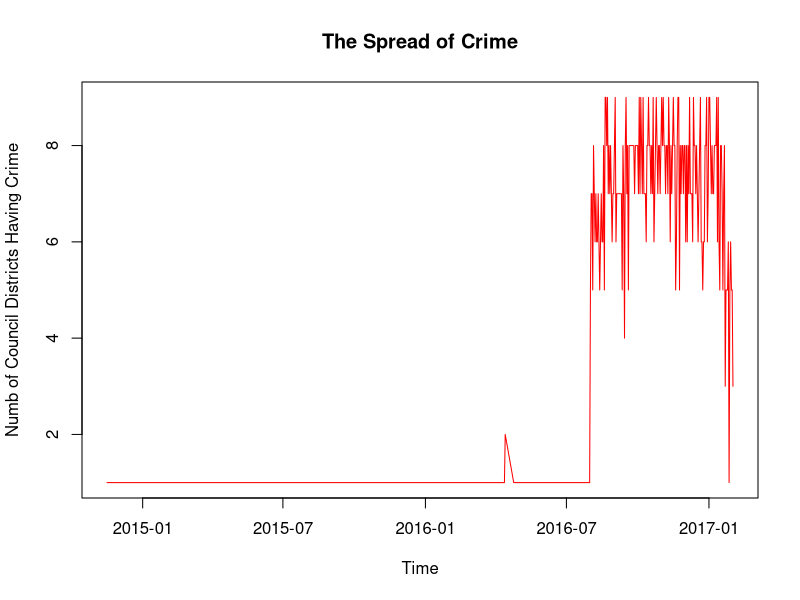

Reproduce this figure in R.
## ---- chunk 1
knitr::opts_chunk$set(echo = TRUE)
## ---- chunk 2
library(dplyr) 
library(tidyr)
## ---- chunk 3
dat <- read.csv("ArrestMini.csv")
dat<-na.omit(dat)
## ---- chunk 4
dat1 <- dat %>% 
  separate(ARRESTTIME, c('DATE', 'TIME'), sep = 'T')
## ---- chunk 5
head (dat1)
## ---- chunk 6
Arrest_Daily <- dat1 %>%
  group_by(DATE) %>%
  summarize(CASES = n(), NUM_COUNCIL = n_distinct(COUNCIL_DISTRICT)) %>%
  arrange(DATE) 
## ---- chunk 7
Arrest_Daily
## ---- chunk 8
rdate <- as.Date(Arrest_Daily$DATE, "%Y-%m-%d")
## ---- chunk 9
plot(Arrest_Daily$NUM_COUNCIL~rdate, type="l", col="red", xlab="Time",ylab="Numb of Council Districts Having Crime", main="The Spread of Crime", lwd=1)
